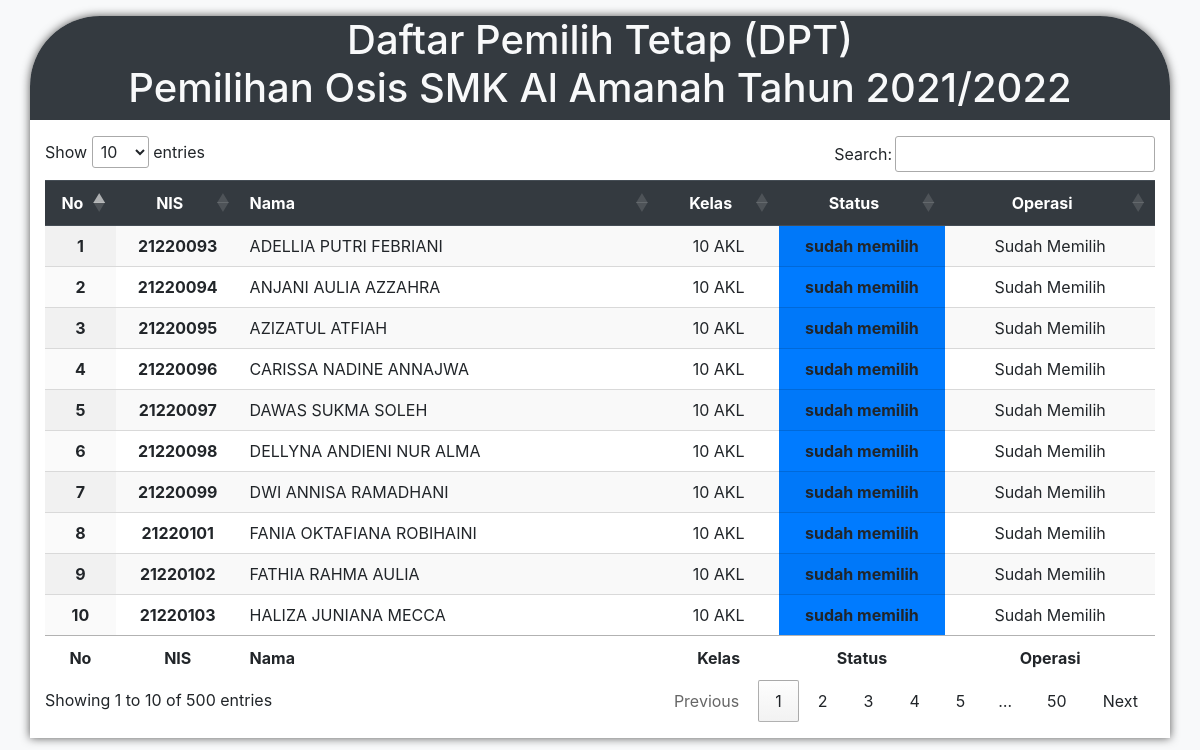
Page /dpt_all.php on the committed database.
### tables this page shows
CREATE TABLE `dpt` (
  `id_dpt` int(11) NOT NULL,
  `nm_dpt` varchar(30) NOT NULL,
  `id_kelas` int(11) NOT NULL,
  `status` int(5) NOT NULL,
  `antrian` int(11) NOT NULL
);

CREATE TABLE `kelas` (
  `id_kelas` int(11) NOT NULL,
  `nm_kelas` varchar(10) NOT NULL
);

### dpt_all.php (the view, shortened to what this page needs)
<?php
	include "koneksi.php";
	$sql = "SELECT * FROM dpt INNER JOIN kelas ON kelas.id_kelas = dpt.id_kelas";
	$eksekusi = mysqli_query($konek, $sql);
	$nomor = 1;
?>
 <!DOCTYPE html>
 <html>
 <head>
	<link rel="stylesheet" href="bootstrap/css/bootstrap.min.css">
	<link rel="stylesheet" href="https://cdnjs.cloudflare.com/ajax/libs/font-awesome/6.0.0-beta2/css/all.min.css"/>
 </head>
 <body class="bg-light">
	<div class="container pb-3">
		<div class="row row-heading bg-dark text-light mt-3 mb-3">
			<div class="col-12 text-center">
				<h1>Daftar Pemilih Tetap (DPT)  <br>
				Pemilihan Osis SMK Al Amanah Tahun 2021/2022</h1>
				</div>
		</div>
		<div class="row">
			<div class="col-12">
				<table id="example" class="table display" style="min-width:100%">
					<thead class="thead-dark">
						<tr>
							<th scope="col" class="text-center">No</th>
							<th scope="col" class="text-center">NIS</th>
							<th scope="col">Nama</th>
							<th scope="col" class="text-center">Kelas</th>
							<th scope="col" class="text-center">Status</th>
							<th scope="col" class="text-center">Operasi</th>
						</tr>
					</thead>
					<tbody>
						<?php
							while($data = mysqli_fetch_array($eksekusi))
							{
								if($data['status'] == 0){
										$status_pilih = "belum Memilih";
								}elseif($data['status'] == 1){
									$status_pilih = "sedang di bilik suara";
								}else{
									$status_pilih = "sudah memilih";
								}
							?>
						<tr>
							<th class="text-center"><?php echo $nomor++;?></th>
							<th class="text-center"><?php echo $data['id_dpt']?></th>
							<td><?php echo $data['nm_dpt']?></td>
							<td class="text-center"><?php echo $data['nm_kelas']?></td>
							<?php
								if($data['status'] == 0){?>
									<td class='bg-danger text-center font-weight-bold border'><?php echo $status_pilih ?></td>
								<?php }elseif($data['status'] == 1){?>
									<td class='bg-success text-center font-weight-bold'><?php echo $status_pilih ?></td>
								<?php }else{?>
									<td class='bg-primary text-center font-weight-bold'><?php echo $status_pilih ?></td>
								<?php } ?>
							<?php
								if($data['status'] == 0){?>
									<td class="text-center">
										<a class="btn btn-primary" href="masuk_antrian.php?id_dpt=<?php echo $data['id_dpt']?>">Masuk Antrian <i class='fas fa-chevron-circle-right'></i></a></td>
								<?php }else{ ?>
									<td class='text-center'>Sudah Memilih</td>
								<?php }?>
						</tr>
						<?php } ?>
					</tbody>
					<tfoot>
						<tr>
							<th scope="col" class="text-center">No</th>
							<th scope="col" class="text-center">NIS</th>
							<th scope="col">Nama</th>
							<th scope="col" class="text-center">Kelas</th>
							<th scope="col" class="text-center">Status</th>
							<th scope="col" class="text-center">Operasi</th>
						</tr>
					</tfoot>
				</table>
			</div>
		</div>
	</div>
<link rel="stylesheet" href="https://cdn.datatables.net/1.11.3/css/jquery.dataTables.min.css">
 </body>
 </html>

### dpt_all.php (style rules this page uses)
.container { min-width:90%; background-color: #ffffff; box-shadow: 0 0 10px #555; border-radius: 70px 70px 0 0; }
.row-heading { border-radius: 70px 70px 0 0; }
.table { background:#ffffff; }

### rows in the picture
dpt: id_dpt "21220093", nm_dpt "ADELLIA PUTRI FEBRIANI", id_kelas.nm_kelas "10 AKL", status "sudah memilih", shows "Sudah Memilih"
dpt: id_dpt "21220094", nm_dpt "ANJANI AULIA AZZAHRA", id_kelas.nm_kelas "10 AKL", status "sudah memilih", shows "Sudah Memilih"
dpt: id_dpt "21220095", nm_dpt "AZIZATUL ATFIAH", id_kelas.nm_kelas "10 AKL", status "sudah memilih", shows "Sudah Memilih"
dpt: id_dpt "21220096", nm_dpt "CARISSA NADINE ANNAJWA", id_kelas.nm_kelas "10 AKL", status "sudah memilih", shows "Sudah Memilih"
dpt: id_dpt "21220097", nm_dpt "DAWAS SUKMA SOLEH", id_kelas.nm_kelas "10 AKL", status "sudah memilih", shows "Sudah Memilih"
dpt: id_dpt "21220098", nm_dpt "DELLYNA ANDIENI NUR ALMA", id_kelas.nm_kelas "10 AKL", status "sudah memilih", shows "Sudah Memilih"
dpt: id_dpt "21220099", nm_dpt "DWI ANNISA RAMADHANI", id_kelas.nm_kelas "10 AKL", status "sudah memilih", shows "Sudah Memilih"
dpt: id_dpt "21220101", nm_dpt "FANIA OKTAFIANA ROBIHAINI", id_kelas.nm_kelas "10 AKL", status "sudah memilih", shows "Sudah Memilih"
dpt: id_dpt "21220102", nm_dpt "FATHIA RAHMA AULIA", id_kelas.nm_kelas "10 AKL", status "sudah memilih", shows "Sudah Memilih"
dpt: id_dpt "21220103", nm_dpt "HALIZA JUNIANA MECCA", id_kelas.nm_kelas "10 AKL", status "sudah memilih", shows "Sudah Memilih"
